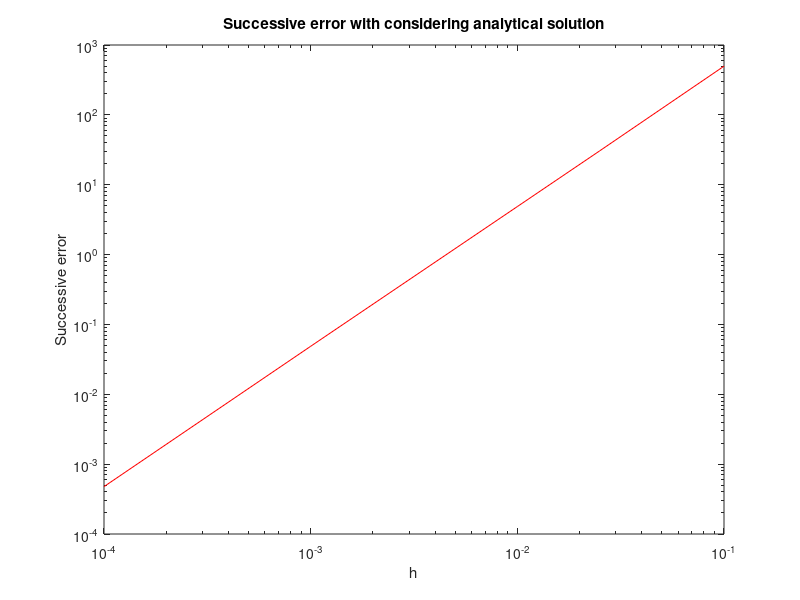
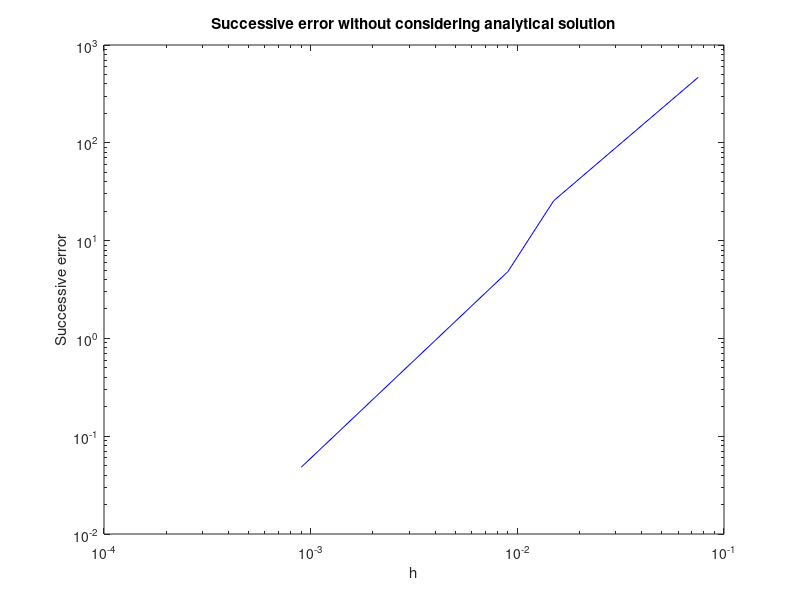

Write MATLAB code to recreate these figures, in order.
clear
clc
%% physical properties

% Temperaturea based on degrees Celsius 
T_0 = 25;
T_b = 200;
% Dimensions of fin
w = 0.3;
L = 0.1;
t = 0.005;
% Heat transfer coefficients
h = 50;
k = 300;
% Fin surround and area
A_c = w * t;
P = 2 *(w + t);

%% Change of the variable

teta = T_b - T_0;
m = sqrt( h * P / (k * A_c));

%% Successive error  in x=L with considering analytical solution and without it

x = L;

% Analytical temperature distribution constant:
C_1 = -teta * (h * cosh(m * L) + k * m * sinh(m * L))/( k * m * cosh(m * L) + h * sinh( m * L));
% Analytical temperature distribution constant:
C_2 = teta; 
% Analytical temperature distribution:
F_Teta = C_1 * sinh(m * x) + C_2 * cosh( m * x); 
% Second derivative of the analytical temperature distribution:
F2_Teta = C_1 * (m^2) * sinh(m * x) + C_2 * (m^2) * cosh( m * x);

% Domain steps
dx = [0.1, 0.025, 0.01, 0.001, 0.0001];

for i=1:length(dx)
           
     % The central finite difference of the second derivative:
     F2_Teta_numerical(i)= ((C_1*sinh(m*(x-dx(i)))+C_2*cosh(m*(x-dx(i))))-2*(C_1*sinh(m*x)+C_2*cosh(m*x))+C_1*sinh(m*(x+dx(i)))+C_2*cosh(m*(x+dx(i))))/((dx(i))^2);
     % Successive error with considering analytical solution:
     Successive_error1 = abs(F2_Teta-F2_Teta_numerical);
     % Successive error without considering analytical solution:
     Successive_error2 = - diff (F2_Teta_numerical);
     b = - diff (dx);
     
end

%% plotting

figure (1);
loglog(dx,Successive_error1,'color','r');
title('Successive error with considering analytical solution')
xlabel('h');
ylabel('Successive error');

figure (2);
loglog(b,Successive_error2,'color','b');
title('Successive error without considering analytical solution')
xlabel('h');
ylabel('Successive error');



